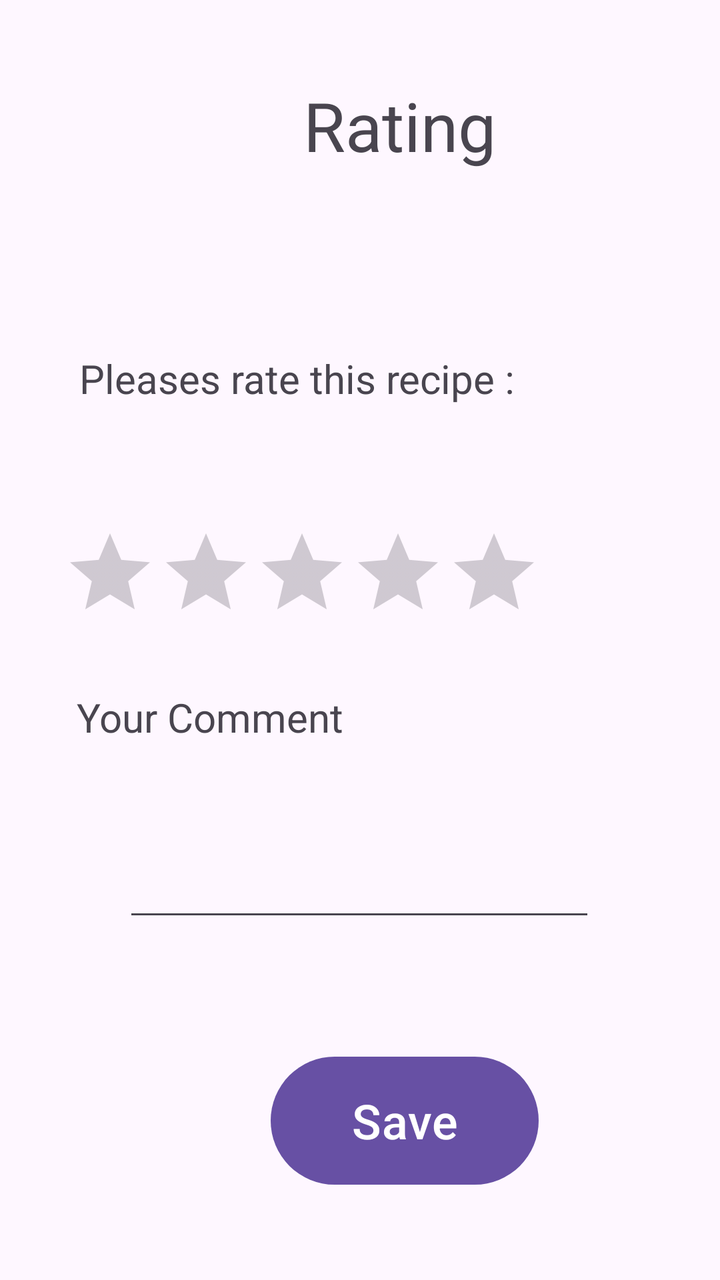
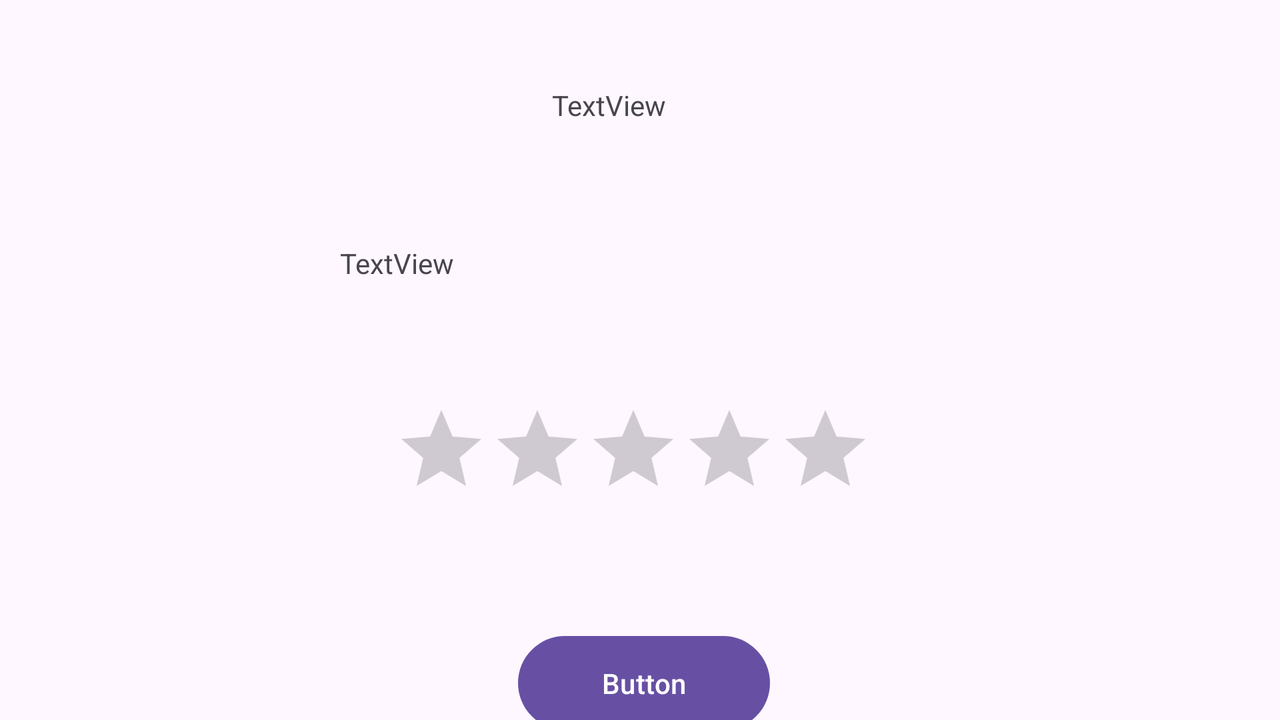

The same Android screen from two of the app's own layout files: first res/layout/ as a phone draws it, then the repository's variant for another configuration, drawn on a device whose configuration selects that folder. Both files follow.
<!-- AndroidManifest.xml: application theme Theme.ProjetAndroid_Recettes -->
<!-- res/layout/activity_rating.xml -->
<?xml version="1.0" encoding="utf-8"?>
<androidx.constraintlayout.widget.ConstraintLayout xmlns:android="http://schemas.android.com/apk/res/android"
    xmlns:app="http://schemas.android.com/apk/res-auto"
    xmlns:tools="http://schemas.android.com/tools"
    android:layout_width="match_parent"
    android:layout_height="match_parent"
    tools:context=".activity_rating">

    <TextView
        android:id="@+id/lblRating"
        android:layout_width="wrap_content"
        android:layout_height="wrap_content"
        android:layout_marginStart="161dp"
        android:layout_marginTop="40dp"
        android:layout_marginEnd="192dp"
        android:text="@string/lblrating"
        android:textSize="34sp"
        app:layout_constraintEnd_toEndOf="parent"
        app:layout_constraintHorizontal_bias="0.105"
        app:layout_constraintStart_toStartOf="parent"
        app:layout_constraintTop_toTopOf="parent" />

    <RatingBar
        android:id="@+id/ratingBar"
        android:layout_width="wrap_content"
        android:layout_height="wrap_content"
        android:layout_marginStart="82dp"
        android:layout_marginTop="60dp"
        android:layout_marginEnd="89dp"
        android:numStars="5"
        android:stepSize="0.5"
        app:layout_constraintBottom_toBottomOf="parent"
        app:layout_constraintEnd_toEndOf="parent"
        app:layout_constraintHorizontal_bias="1.0"
        app:layout_constraintStart_toStartOf="parent"
        app:layout_constraintTop_toBottomOf="@+id/lblNameRatingRecette"
        app:layout_constraintVertical_bias="0.0" />

    <Button
        android:id="@+id/btnSend"
        android:layout_width="134dp"
        android:layout_height="72dp"
        android:layout_marginStart="130dp"
        android:layout_marginTop="100dp"
        android:text="@string/btnSend"
        android:textSize="24sp"
        app:layout_constraintBottom_toBottomOf="parent"
        app:layout_constraintEnd_toEndOf="parent"
        app:layout_constraintHorizontal_bias="0.054"
        app:layout_constraintStart_toStartOf="parent"
        app:layout_constraintTop_toBottomOf="@+id/ratingBar"
        app:layout_constraintVertical_bias="0.706" />

    <TextView
        android:id="@+id/lblNameRatingRecette"
        android:layout_width="wrap_content"
        android:layout_height="wrap_content"
        android:layout_marginStart="55dp"
        android:layout_marginTop="88dp"
        android:layout_marginEnd="298dp"
        android:text="@string/lblNameRatingRecette"
        android:textSize="20sp"
        app:layout_constraintBottom_toBottomOf="parent"
        app:layout_constraintEnd_toEndOf="parent"
        app:layout_constraintHorizontal_bias="0.073"
        app:layout_constraintStart_toStartOf="parent"
        app:layout_constraintTop_toBottomOf="@+id/lblRating"
        app:layout_constraintVertical_bias="0.005" />


    <EditText
        android:id="@+id/Comment"
        android:layout_width="236dp"
        android:layout_height="72dp"
        android:ems="10"
        android:gravity="start|top"
        android:inputType="textMultiLine"
        app:layout_constraintBottom_toTopOf="@+id/btnSend"
        app:layout_constraintEnd_toEndOf="parent"
        app:layout_constraintHorizontal_bias="0.497"
        app:layout_constraintStart_toStartOf="parent"
        app:layout_constraintTop_toBottomOf="@+id/ratingBar"
        app:layout_constraintVertical_bias="0.558"
        android:importantForAutofill="no" />

    <TextView
        android:id="@+id/textView3"
        android:layout_width="wrap_content"
        android:layout_height="wrap_content"
        android:text="@string/Comment"
        android:textSize="20sp"
        android:labelFor="@id/Comment"
        app:layout_constraintBottom_toTopOf="@+id/Comment"
        app:layout_constraintEnd_toEndOf="parent"
        app:layout_constraintHorizontal_bias="0.17"
        app:layout_constraintStart_toStartOf="parent"
        app:layout_constraintTop_toBottomOf="@+id/ratingBar"
        app:layout_constraintVertical_bias="0.542" />

</androidx.constraintlayout.widget.ConstraintLayout>
<!-- resources referenced by this layout -->
<resources>
  <string name="Comment"> Your Comment </string>
  <string name="btnSend"> Save </string>
  <string name="lblNameRatingRecette"> Pleases rate this recipe : </string>
  <string name="lblrating"> Rating </string>
  <style name="Theme.ProjetAndroid_Recettes" parent="Base.Theme.ProjetAndroid_Recettes" />
  <style name="Base.Theme.ProjetAndroid_Recettes" parent="Theme.Material3.DayNight.NoActionBar">
          
          
      </style>
</resources>
<!-- res/layout-land/activity_rating.xml (the repository's variant of the layout above) -->
<!-- drawn on the phone turned sideways -->
<?xml version="1.0" encoding="utf-8"?>
<androidx.constraintlayout.widget.ConstraintLayout xmlns:android="http://schemas.android.com/apk/res/android"
    xmlns:app="http://schemas.android.com/apk/res-auto"
    xmlns:tools="http://schemas.android.com/tools"
    android:layout_width="match_parent"
    android:layout_height="match_parent"
    tools:context=".activity_rating">

    <TextView
        android:id="@+id/lblRating"
        android:layout_width="wrap_content"
        android:layout_height="wrap_content"
        android:layout_marginStart="161dp"
        android:layout_marginTop="43dp"
        android:layout_marginEnd="192dp"
        android:text="TextView"
        app:layout_constraintEnd_toEndOf="parent"
        app:layout_constraintStart_toStartOf="parent"
        app:layout_constraintTop_toTopOf="parent" />

    <RatingBar
        android:id="@+id/ratingBar"
        android:layout_width="wrap_content"
        android:layout_height="wrap_content"
        android:layout_marginStart="82dp"
        android:layout_marginTop="60dp"
        android:layout_marginEnd="89dp"
        app:layout_constraintEnd_toEndOf="parent"
        app:layout_constraintStart_toStartOf="parent"
        app:layout_constraintTop_toBottomOf="@+id/lblNameRatingRecette" />

    <Button
        android:id="@+id/btnSend"
        android:layout_width="126dp"
        android:layout_height="55dp"
        android:layout_marginStart="140dp"
        android:layout_marginTop="56dp"
        android:layout_marginEnd="120dp"
        android:text="Button"
        app:layout_constraintEnd_toEndOf="parent"
        app:layout_constraintHorizontal_bias="0.469"
        app:layout_constraintStart_toStartOf="parent"
        app:layout_constraintTop_toBottomOf="@+id/ratingBar" />

    <TextView
        android:id="@+id/lblNameRatingRecette"
        android:layout_width="wrap_content"
        android:layout_height="wrap_content"
        android:layout_marginStart="55dp"
        android:layout_marginTop="60dp"
        android:layout_marginEnd="298dp"
        android:text="TextView"
        app:layout_constraintEnd_toEndOf="parent"
        app:layout_constraintStart_toStartOf="parent"
        app:layout_constraintTop_toBottomOf="@+id/lblRating" />
</androidx.constraintlayout.widget.ConstraintLayout>
<!-- resources referenced by the variant -->
<!-- as the phone turned sideways resolves them -->
<resources>
  <style name="Theme.ProjetAndroid_Recettes" parent="Base.Theme.ProjetAndroid_Recettes" />
  <style name="Base.Theme.ProjetAndroid_Recettes" parent="Theme.Material3.DayNight.NoActionBar">
          
          
      </style>
</resources>
